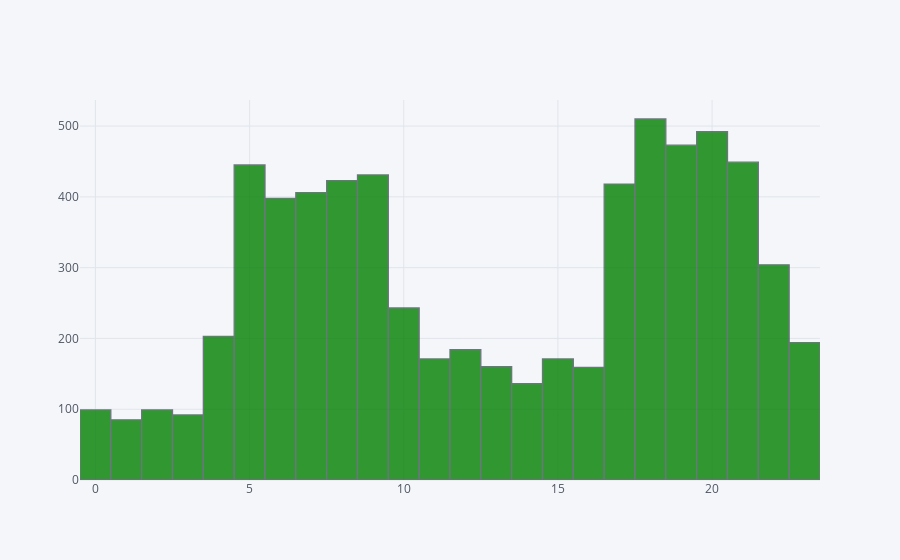

Here is the notebook cell this chart was saved with:
### Markdown cell above
- we can see that there are more booking being made in city compared to airport but when u actually compare airport and city according to population u find the bookings you get from airport are more.

### Code cell
import cufflinks as cf
cf.go_offline()
df['time_of_booking'].iplot(kind='hist',color='green')

### Figure 1 — Plotly figure (JSON) as saved in the notebook; plotly's stock layout.template omitted (floating-point values rounded to 4 significant figures; data arrays with more than 128 entries replaced by an {"elided": "..."} marker saying what was removed)
{"data": [{"histfunc": "count", "histnorm": "", "marker": {"color": "rgba(0, 128, 0, 1.0)", "line": {"color": "#4D5663", "width": 1.3}}, "name": "time_of_booking", "opacity": 0.8, "orientation": "v", "type": "histogram", "uid": "52a78f18-2d1c-46e7-b58d-25dd78e981af", "x": {"elided": "6745 int values"}}], "layout": {"barmode": "overlay", "legend": {"bgcolor": "#F5F6F9", "font": {"color": "#4D5663"}}, "paper_bgcolor": "#F5F6F9", "plot_bgcolor": "#F5F6F9", "title": {"font": {"color": "#4D5663"}}, "xaxis": {"gridcolor": "#E1E5ED", "showgrid": true, "tickfont": {"color": "#4D5663"}, "title": {"font": {"color": "#4D5663"}, "text": ""}, "zerolinecolor": "#E1E5ED"}, "yaxis": {"gridcolor": "#E1E5ED", "showgrid": true, "tickfont": {"color": "#4D5663"}, "title": {"font": {"color": "#4D5663"}, "text": ""}, "zerolinecolor": "#E1E5ED"}}}
